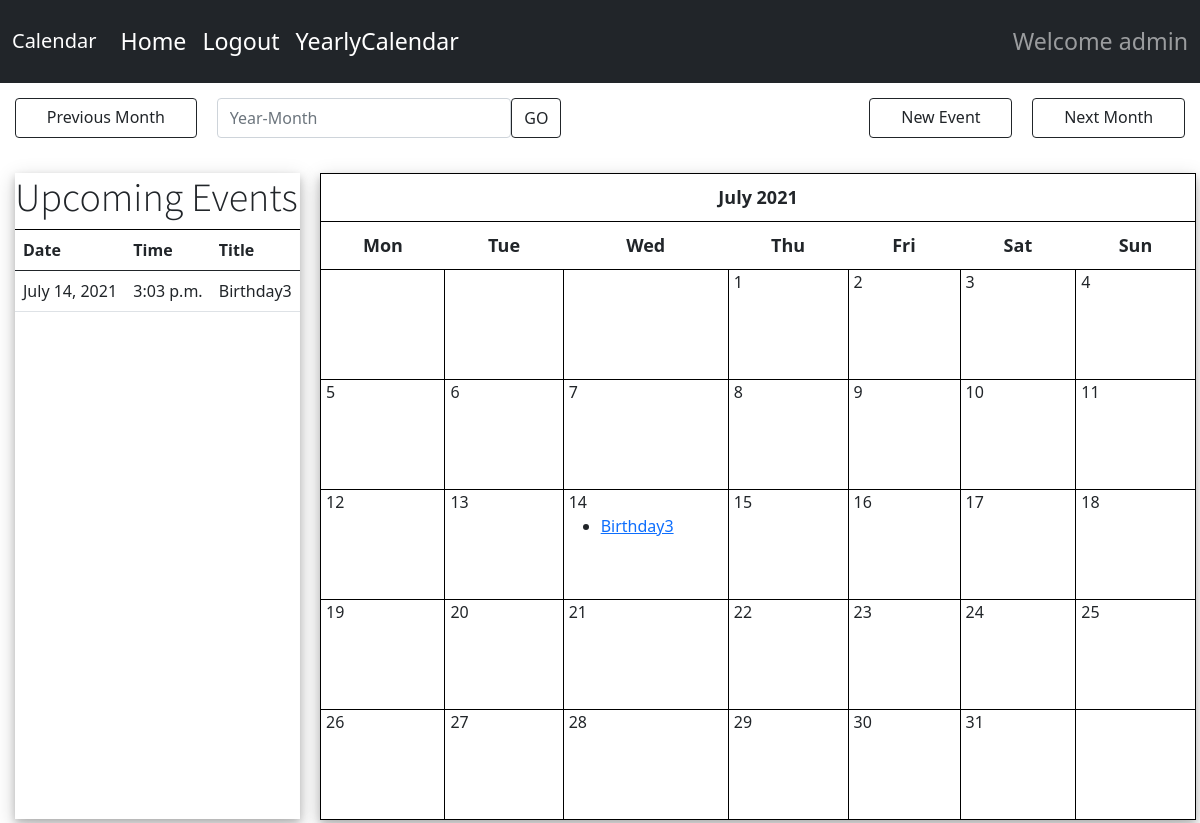
The app's page /home/?month=2021-7 (signed in) with its own data.
### app/models.py (models this page shows)
class Event(models.Model):
    user = models.ForeignKey(User, on_delete=models.CASCADE)
    title = models.CharField(max_length=200)
    description = models.TextField()
    start_time = models.DateTimeField()
    end_time = models.DateTimeField()
    @property
    def get_html_url(self):
        url = reverse('app:event_detail', args=(self.id,))
        return f'<a href="{url}"> {self.title} </a>'

### app/views.py (the view)
# urls.py: path('home/', views.CalanderView1, name='calendar'),
def CalanderView1(request):
    d = get_date(request.GET.get('month', None))
    cal = Calendar(d.year, d.month)
    html_cal = cal.formatmonth(withyear=True)
    event_list = Event.objects.order_by('start_time')
    today = date.today()
    month = get_date(request.GET.get('month', None)).month
    return render(request, 'home.html', {'calendar': mark_safe(html_cal),
                                          'prev_month': prev_month(d),
                                          'next_month': next_month(d),
                                          'month':month,
                                          'today':today,
                                          'event':event_list})

### app/utils.py (called while the page is built)
	def formatday(self, day, events):
		events_per_day = events.filter(start_time__day=day)
		d = ''
		for event in events_per_day:
			d += f'<li> {event.get_html_url} </li>'
		if day != 0:
			return f"<td><span class='date'>{day}</span><ul> {d} </ul></td>"
		return '<td></td>'

	def formatweek(self, theweek, events):
		week = ''
		for d, weekday in theweek:
			week += self.formatday(d, events)
		return f'<tr> {week} </tr>'

	def formatmonth(self, withyear=True):
		events = Event.objects.filter(start_time__year=self.year, start_time__month=self.month)
		cal = f'<table border="0" cellpadding="0" cellspacing="0" class="calendar">\n'
		cal += f'{self.formatmonthname(self.year, self.month, withyear=withyear)}\n'
		cal += f'{self.formatweekheader()}\n'
		for week in self.monthdays2calendar(self.year, self.month):
			cal += f'{self.formatweek(week, events)}\n'
		return cal

### app/views.py (called while the page is built)
def get_date(req_month):
    if req_month:
        year, month = (int(x) for x in req_month.split('-'))
        return date(year, month, day=1)
    return datetime.today()

def prev_month(d):
    first = d.replace(day=1)
    prev_month = first - timedelta(days=1)
    month = 'month=' + str(prev_month.year) + '-' + str(prev_month.month)
    return month

def next_month(d):
    days_in_month = calendar.monthrange(d.year, d.month)[1]
    last = d.replace(day=days_in_month)
    next_month = last + timedelta(days=1)
    month = 'month=' + str(next_month.year) + '-' + str(next_month.month)
    return month

### templates/home.html (shortened to what this page needs)
{% extends 'base.html' %}
{% load static %}
{% block head %}
  <link rel="stylesheet" href="{% static 'CSS/style.css' %}">
  <link href="https://cdn.jsdelivr.net/npm/bootstrap@5.0.1/dist/css/bootstrap.min.css" rel="stylesheet">
{% endblock %}
{% block content %}
{% if user.is_authenticated %}
<div class="clearfix">
  <a class="btn btn-outline-dark left" href="{% url 'app:calendar' %}?{{ prev_month }}"> Previous Month </a>
  <form method="GET" class='year-month'>
   <input class="form-control" type="text" placeholder="Year-Month" name="month">
   <input type='submit' value="GO" class="btn btn-outline-dark right">
 </form>
  <a class="btn btn-outline-dark right new_event" href="{% url 'app:event' %}"> New Event </a>
  <a class="btn btn-outline-dark right next_month" href="{% url 'app:calendar' %}?{{ next_month }}"> Next Month </a>
 </div>
 <div class="calendar-event">
   <div class="event-viewbox">
     <table class="table table-hover">
    <thead>
      <tr>
        <h4 class="display-6">Upcoming Events</h4>
      </tr>
      <hr style="margin: 0;border-top: 1px solid black;opacity: 1;">
      <tr>
        <th scope="col">Date</th>
        <th scope="col">Time</th>
        <th scope="col">Title</th>
      </tr>
    </thead>
    <tbody>
      {% for i in event %}
        {% if month == i.start_time.month %}
        {% if i.start_time.date >= today %}
        {% if i.user.username == user.get_username %}
      <tr>
        <td>{{ i.start_time.date }}</td>
        <td>{{ i.start_time.time }}</td>
        <td>{{ i.title }}</td>
      </tr>
       {% endif %}
       {% endif %}
       {% endif %}
      {% endfor %}
    </tbody>
  </table>
   </div>
  {{ calendar }}
 </div>
{% endif %}
{% endblock %}

### templates/base.html (shortened to what this page needs)
<!doctype html>
{% load static %}
<html lang="en">
<head>
  <link href="https://cdn.jsdelivr.net/npm/bootstrap@5.0.1/dist/css/bootstrap.min.css" rel="stylesheet">
  {% block head %}{% endblock %}
</head>
<body>
 <nav class="navbar navbar-expand-md navbar-dark bg-dark py-3">
  <div class="container-fluid">
    <a class="navbar-brand" href="{% url 'app:base' %}">
      <div class="navbar-first">
        Calendar
      </div>
    </a>
    <div class="collapse navbar-collapse" id="navbarSupportedContent">
      <ul class="navbar-nav me-auto mb-2 mb-lg-0">
        {% if user.is_authenticated %}
        <li class="nav-item">
          <a class="nav-link active" aria-current="page" href="{% url 'app:calendar' %}">Home</a>
        </li>
        {% endif %}
        {% if user.is_authenticated %}
        <li class="nav-item">
          <a class="nav-link active" aria-current="page" href="{% url 'app:logout' %}">Logout</a>
        </li>
        {% endif %}
        <li class="nav-item">
          <a class="nav-link active" aria-current="page" href="{% url 'app:ycalendar' %}">YearlyCalendar</a>
        </li>
      </ul>
      {% if user.is_authenticated %}
       <span class="navbar-text">
          Welcome {{ user.get_username }}
      {% endif %}
      </span>
      </div>
      </div>
      </nav>
      {% block content %}{% endblock %}
</body>
</html>

### static/css/style.css (style rules this page uses)
.navbar { font-size: 1.45em; display: grid; grid-template-columns: 100% 100% 100% 100%; }
.navbar-brand { font-size: 1.5em; text-decoration: none; }
.nav-item { transition: all 1s; }
.left { float: left; }
.right { float: right; }
.btn { outline: none; color: black; background-color: transparent; box-shadow: 0 0 0 0; }
.clearfix { margin: 15px; display: grid; grid-template-columns: auto;; grid-template-rows: 40px; grid-gap: 20px }
.next_month { grid-column-start: 9; }
.new_event { grid-column-start: 8; grid-column-end: 9; }
.year-month { display: flex; }
.calendar-event { display: grid; grid-template-columns: 25% 98% auto; grid-template-rows: 646px; grid-gap: 20px }
.event-viewbox { margin-left: 15px; height: 100%; grid-row-start: 1; grid-column-start: 1; grid-column-end: 2; box-shadow: 0 4px 8px 0 rgba(0, 0, 0, 0.2), 0 6px 20px 0 rgba(0, 0, 0, 0.19); }
.calendar { width: 74.5%; height: 100%; margin: auto; font-size: auto; grid-row-start: 1; grid-column-start: 2; }
table.calendar { margin: 0px; box-shadow: 0 4px 8px 0 rgba(0, 0, 0, 0.2), 0 6px 20px 0 rgba(0, 0, 0, 0.19) }
.calendar td { border: 1px solid black; }
.calendar tr { border: 1px solid black; width: auto; }
.calendar th { padding: 10px; text-align: center; font-size: 18px; }
.calendar td { width: 300px; height: 110px; padding: 20px 0px 0px 5px; }
.month { font-size: 25px; }
.date { font-size: 16px; }
ul { height: 100%; padding: 0px 5px 0px 20px; }
a { color: #17a2b8; }
h4.display-6 { font-family: 'Source Sans Pro', sans-serif; }

### records on screen
Event: start_time "July 14, 2021", start_time.time "3:03 p.m.", title "Birthday3", title "July 2021 Mon Tue Wed Thu Fri Sat Sun 1 2 3 4 5 6 7 8 9 10 11 12 13 14 Birthday3 15 16 17 18 19 20 21 22 23 24 25 26 27 28 29 30 31"

### other values on screen
{{ user.get_username }} "admin"
